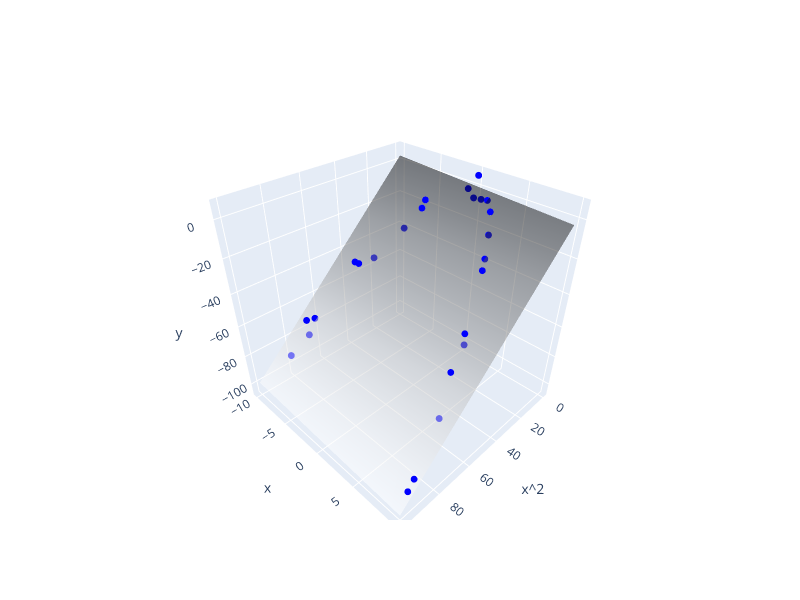

The cell this chart's notebook holds for it:
### Markdown cell above
We use Ridge regression to fit this data. Again, linear regression can only fit flat things - but here, it's not a line, it's a plane. And a plane fits beautifully.

### Code cell
import numpy as np
import plotly.graph_objects as go

# 1. Fit the model (using existing Phi and ys)
lr = sklearn.linear_model.Ridge(alpha=.0001)
lr.fit(Phi, ys)

# 2. Create the scatter points
scat = go.Scatter3d(x=Phi[:, 0], y=Phi[:, 1], z=ys, mode='markers', marker=dict(size=4, color='blue'))

# 3. Create a 2D grid for the surface plane
x_range = np.linspace(0, 100, 20)  # Range for x^2
y_range = np.linspace(-10, 10, 20) # Range for x
x_grid, y_grid = np.meshgrid(x_range, y_range)

# 4. Calculate Z (y predict) across the grid
# z = w1*(x^2) + w2*(x) + intercept
z_grid = lr.coef_[0] * x_grid + lr.coef_[1] * y_grid + lr.intercept_

# 5. Define the surface
plane = go.Surface(x=x_grid, y=y_grid, z=z_grid, colorscale='Greys', opacity=0.5, showscale=False)

# 6. Plot both
fig = go.Figure(data=[scat, plane])
fig.update_layout(
    scene=dict(
        xaxis_title='x^2',
        yaxis_title='x',
        zaxis_title='y'
    ),
    width=800,
    height=600
)
fig.show()

### Figure 1 — Plotly figure (JSON) as saved in the notebook; plotly's stock layout.template omitted (floating-point values rounded to 4 significant figures; data arrays with more than 128 entries replaced by an {"elided": "..."} marker saying what was removed)
{"data": [{"marker": {"color": "blue", "size": 4}, "mode": "markers", "type": "scatter3d", "x": [44.99, 46.74, 82.65, 23.14, 8.484, 44.95, 72.76, 0.006329, 20.93, 89.32, 72.35, 59.27, 15.51, 13.0, 0.7466, 45.44, 94.2, 14.18, 0.4347, 68.6, 37.47, 24.93, 0.0647, 2.895, 68.48], "y": [6.707, -6.837, -9.091, -4.81, 2.913, -6.705, -8.53, 0.07955, 4.575, 9.451, -8.506, 7.699, -3.938, 3.606, -0.8641, 6.741, 9.706, -3.765, 0.6594, -8.283, -6.121, 4.993, -0.2544, 1.702, 8.275], "z": [-53.63, -38.38, -87.71, -23.59, -5.711, -39.87, -67.25, 6.012, -22.75, -93.14, -77.42, -57.33, -13.17, -15.05, -2.191, -46.62, -95.41, -8.757, -5.663, -67.48, -38.38, -26.39, -6.498, -3.652, -77.08]}, {"colorscale": [[0, "rgb(255,255,255)"], [0.125, "rgb(240,240,240)"], [0.25, "rgb(217,217,217)"], [0.375, "rgb(189,189,189)"], [0.5, "rgb(150,150,150)"], [0.625, "rgb(115,115,115)"], [0.75, "rgb(82,82,82)"], [0.875, "rgb(37,37,37)"], [1, "rgb(0,0,0)"]], "opacity": 0.5, "showscale": false, "type": "surface", "x": {"elided": "20x20 float values"}, "y": {"elided": "20x20 float values"}, "z": {"elided": "20x20 float values"}}], "layout": {"height": 600, "scene": {"xaxis": {"title": {"text": "x^2"}}, "yaxis": {"title": {"text": "x"}}, "zaxis": {"title": {"text": "y"}}}, "width": 800}}
